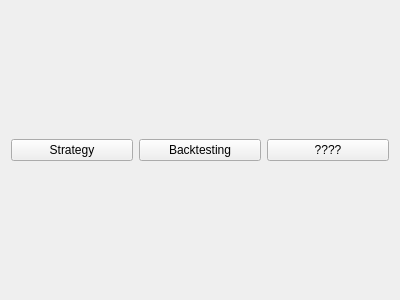
<?xml version="1.0" encoding="UTF-8"?>
<ui version="4.0">
 <class>Form</class>
 <widget class="QWidget" name="Form">
  <property name="geometry">
   <rect>
    <x>0</x>
    <y>0</y>
    <width>400</width>
    <height>300</height>
   </rect>
  </property>
  <property name="windowTitle">
   <string>Form</string>
  </property>
  <layout class="QGridLayout" name="gridLayout">
   <item row="0" column="0">
    <layout class="QHBoxLayout" name="horizontalLayout">
     <item>
      <widget class="QPushButton" name="strategy_button">
       <property name="text">
        <string>Strategy</string>
       </property>
      </widget>
     </item>
     <item>
      <widget class="QPushButton" name="backtesting_button">
       <property name="text">
        <string>Backtesting</string>
       </property>
      </widget>
     </item>
     <item>
      <widget class="QPushButton" name="SampleButton_2">
       <property name="text">
        <string>????</string>
       </property>
      </widget>
     </item>
    </layout>
   </item>
  </layout>
 </widget>
 <resources/>
 <connections>
  <connection>
   <sender>strategy_button</sender>
   <signal>clicked()</signal>
   <receiver>Form</receiver>
   <slot>move_to_strategy_widget()</slot>
   <hints>
    <hint type="sourcelabel">
     <x>75</x>
     <y>150</y>
    </hint>
    <hint type="destinationlabel">
     <x>122</x>
     <y>337</y>
    </hint>
   </hints>
  </connection>
  <connection>
   <sender>backtesting_button</sender>
   <signal>clicked()</signal>
   <receiver>Form</receiver>
   <slot>move_to_backtesting_widget()</slot>
   <hints>
    <hint type="sourcelabel">
     <x>212</x>
     <y>153</y>
    </hint>
    <hint type="destinationlabel">
     <x>204</x>
     <y>308</y>
    </hint>
   </hints>
  </connection>
 </connections>
 <slots>
  <slot>move_to_strategy_widget()</slot>
  <slot>move_to_backtesting_widget()</slot>
 </slots>
</ui>
